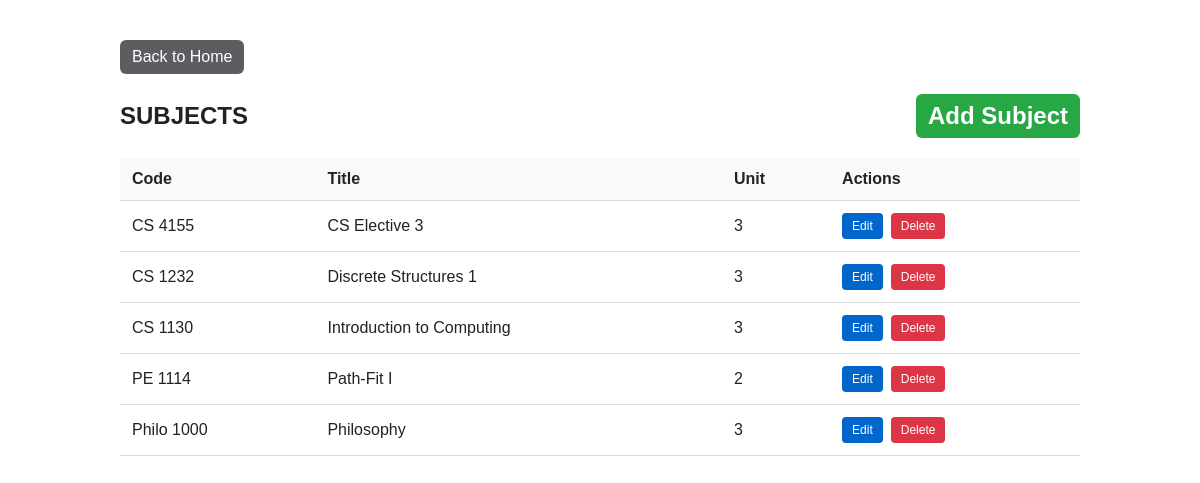
The app's page /subject_list.php (signed in) with its own data.
### tables this page shows
CREATE TABLE `subject` (
  `subject_id` int(11) NOT NULL,
  `code` varchar(20) NOT NULL,
  `title` varchar(100) NOT NULL,
  `unit` tinyint(4) NOT NULL
);

### config/config.php (called while the page is built, shortened)
<?php
spl_autoload_register(function (string $class) {
    $classPath = str_replace('App\\', '', $class);
    $classPath = str_replace('\\', DIRECTORY_SEPARATOR, $classPath);
    $file = BASE_PATH . DIRECTORY_SEPARATOR . 'app' . DIRECTORY_SEPARATOR . $classPath . '.php';
});

### app/Models/Subject.php (called while the page is built, shortened)
<?php
class Subject
{
    private mysqli $conn;
    public function __construct(mysqli $connection)
    {
        $this->conn = $connection;
    }
    public function read(array $options = []): array
    {
        $response = [
            'success' => false,
            'error' => '',
            'subject' => null,
            'subjects' => []
        ];
        $subjectId = isset($options['id']) ? (int)$options['id'] : null;
        $search = trim((string)($options['search'] ?? ''));
        $sort = (string)($options['sort'] ?? 'title');
        $sql = 'SELECT subject_id, code, title, unit FROM subject';
        $validSort = ['title' => 'title', 'code' => 'code', 'unit' => 'unit'];
        $orderColumn = $validSort[$sort] ?? 'title';
        $sql .= " ORDER BY {$orderColumn}";
        $result = $this->conn->query($sql);
        while ($row = $result->fetch_assoc()) {
            $response['subjects'][] = $row;
        }
        $response['success'] = true;
        return $response;
    }
}

### public/subject_list.php (the view, shortened to what this page needs)
<?php
require_once __DIR__ . '/../config/config.php';
$db = Database::getInstance();
$conn = $db->getConnection();
$subjectModel = new Subject($conn);
$result = $subjectModel->read();
$subjects = $result['success'] ? $result['subjects'] : [];
?>
<!DOCTYPE html>
<html lang="en">
<head>
</head>
<body>
    <div class="container">
        <div class="nav">
            <a class="btnhome" href="home.php">Back to Home</a>
        </div>
        <h2>
            SUBJECTS
            <a class="btn-add" href="subject_new.php">Add Subject</a>
        </h2>
        <?php if (empty($subjects)): ?>
            <div class="no-data">No subjects found.</div>
        <?php else: ?>
            <table>
                <thead>
                    <tr>
                        <th>Code</th>
                        <th>Title</th>
                        <th>Unit</th>
                        <th>Actions</th>
                    </tr>
                </thead>
                <tbody>
                    <?php foreach ($subjects as $subject): ?>
                        <tr>
                            <td><?php echo htmlspecialchars($subject['code'], ENT_QUOTES); ?></td>
                            <td><?php echo htmlspecialchars($subject['title'], ENT_QUOTES); ?></td>
                            <td><?php echo htmlspecialchars((string)$subject['unit'], ENT_QUOTES); ?></td>
                            <td>
                                <div class="actions">
                                    <a class="btn-edit" href="subject_edit.php?subject_id=<?php echo htmlspecialchars((string)$subject['subject_id'], ENT_QUOTES); ?>">Edit</a>
                                    <a class="btn-delete" href="subject_delete.php?subject_id=<?php echo htmlspecialchars((string)$subject['subject_id'], ENT_QUOTES); ?>" onclick="return confirm('Are you sure?')">Delete</a>
                                </div>
                            </td>
                        </tr>
                    <?php endforeach; ?>
                </tbody>
            </table>
        <?php endif; ?>
    </div>
</body>
</html>

### public/subject_list.php (style rules this page uses)
body { font-family: Arial, sans-serif; margin: 40px; color: #222; }
.container { max-width: 960px; margin: 0 auto; }
h2 { display: flex; justify-content: space-between; align-items: center; }
.nav { margin-bottom: 12px; }
a.btnhome { display: inline-block; padding: 8px 12px; border-radius: 6px; text-decoration: none; color: #fff; background: #5c5d61; }
a.btn-add { display: inline-block; padding: 8px 12px; border-radius: 6px; text-decoration: none; color: #fff; background: #28a745; }
table { width: 100%; border-collapse: collapse; margin-top: 20px; }
th, td { padding: 12px; text-align: left; border-bottom: 1px solid #ddd; }
th { background: #f8f9fa; font-weight: 600; }
.actions { display: flex; gap: 8px; }
a.btn-edit { padding: 6px 10px; background: #0066cc; color: #fff; text-decoration: none; border-radius: 4px; font-size: 12px; }
a.btn-delete { padding: 6px 10px; background: #dc3545; color: #fff; text-decoration: none; border-radius: 4px; font-size: 12px; }

### records on screen
subject: code "CS 4155", title "CS Elective 3", unit "3"
subject: code "CS 1232", title "Discrete Structures 1", unit "3"
subject: code "CS 1130", title "Introduction to Computing", unit "3"
subject: code "PE 1114", title "Path-Fit I", unit "2"
subject: code "Philo 1000", title "Philosophy", unit "3"
